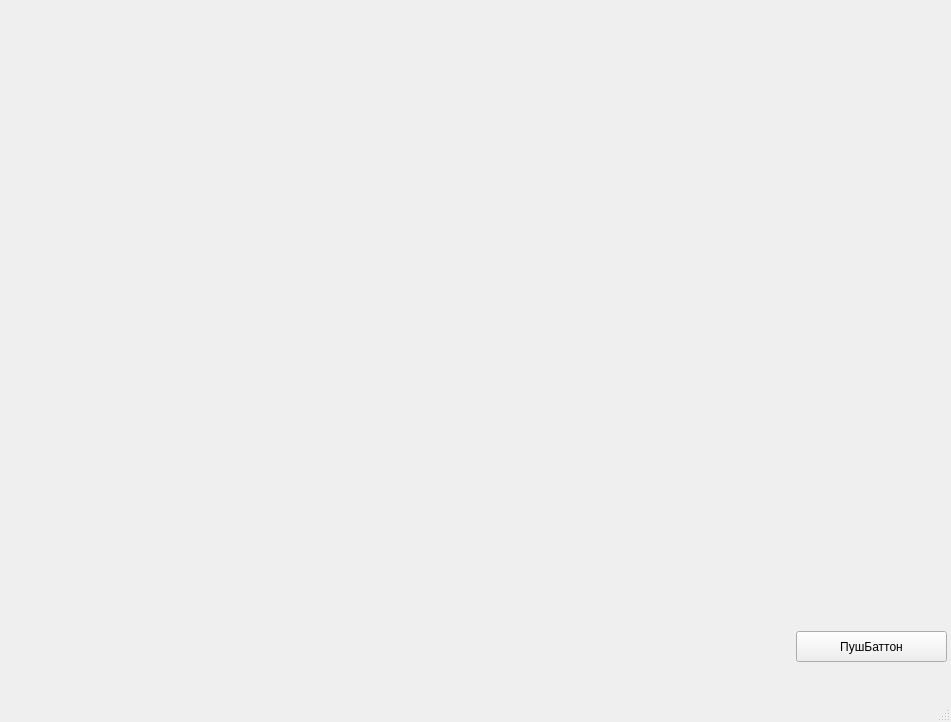
<?xml version="1.0" encoding="UTF-8"?>
<ui version="4.0">
 <class>MainWindow</class>
 <widget class="QMainWindow" name="MainWindow">
  <property name="geometry">
   <rect>
    <x>0</x>
    <y>0</y>
    <width>951</width>
    <height>722</height>
   </rect>
  </property>
  <property name="windowTitle">
   <string>MainWindow</string>
  </property>
  <widget class="QWidget" name="centralwidget">
   <widget class="QPushButton" name="pushButton">
    <property name="geometry">
     <rect>
      <x>796</x>
      <y>631</y>
      <width>151</width>
      <height>31</height>
     </rect>
    </property>
    <property name="text">
     <string>ПушБаттон</string>
    </property>
   </widget>
  </widget>
  <widget class="QMenuBar" name="menubar">
   <property name="geometry">
    <rect>
     <x>0</x>
     <y>0</y>
     <width>951</width>
     <height>29</height>
    </rect>
   </property>
  </widget>
  <widget class="QStatusBar" name="statusbar"/>
 </widget>
 <resources/>
 <connections/>
</ui>
